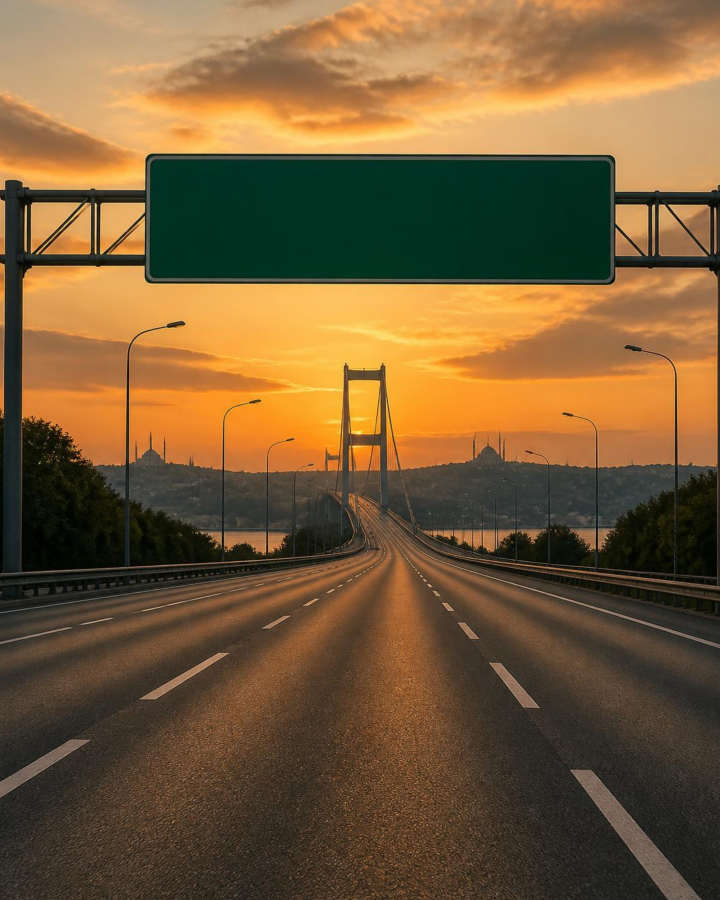
#> input picture marketing/posts/okm-sign-scene.jpg, 2160 x 2700 px (shown at 1/3 size)
$ python okm_posts.py okm-sign-scene.jpg okm-odo-scene.jpg out/okm-odometer-post.png
#> lines starting #> are read from the running program, lines starting #| are printed output that depends on the picture
### marketing/brand-kit/brand.py
"""CALL & RENT — new visual identity, shared by every ending."""
from PIL import Image, ImageDraw, ImageFont
import numpy as np, os

HERE = os.path.dirname(os.path.abspath(__file__))   # paths resolve inside the kit

W, H = 1080, 1920

# measured from the supplied logo files, pixel for pixel
ORANGE   = (244, 141, 87)     # #F48D57
LOGONAVY = ( 29,  69, 99)     # #1D4563
WHITE    = (255, 255, 255)
SOFT     = (203, 216, 228)

LOGO_WHITE = os.path.join(HERE, 'logo', 'callrent-logo-white.png')
LOGO_NAVY  = os.path.join(HERE, 'logo', 'callrent-logo-navy.png')
AR_BLACK   = 'NotoKufiArabic-Black.ttf'   # squared kufic — matches the wordmark
AR_BOLD    = 'NotoKufiArabic-ExtraBold.ttf'
LT_BOLD    = 'Oxanium-800.ttf'            # closest free match to the wordmark
LT_TEXT    = 'Oxanium-600.ttf'
LT_REG     = 'Oxanium-400.ttf'            # slogan: regular weight, not bold
CT_FONT    = 'Tajawal-Bold.ttf'           # contacts keep the original face
SLOGAN     = 'Drive Your Dreams, Discover Istanbul'

def F(name, size): return ImageFont.truetype(os.path.join(HERE, 'fonts', name), size)

_m = ImageDraw.Draw(Image.new('RGB', (10, 10)))
def w_lt(t, f):
    b = _m.textbbox((0,0), t, font=f, direction='ltr', language='en'); return b[2]-b[0]
def w_ar(t, f):
    b = _m.textbbox((0,0), t, font=f, direction='rtl', language='ar'); return b[2]-b[0]

# [11 lines left out: function navy_field, not called in this run]

def load_logo(width):
    lg = Image.open(LOGO_WHITE).convert('RGBA')
    return lg.resize((width, round(width*lg.height/lg.width)), Image.LANCZOS)

# [4 lines left out: function load_icons, not called in this run]

ROWS = [(('ig','fb'), 'callrenttr'), (('wa','ph'), '+90 555 034 22 00')]

# [7 lines left out: function spaced, not called in this run]

def draw_slogan(d, cy, size=42, track=1.0, fill=ORANGE+(255,)):
    spaced(d, SLOGAN, W//2, cy, F(LT_REG, size), fill, track)

# [9 lines left out: function draw_contacts, not called in this run]

### marketing/posts/okm_posts.py
"""CALL & RENT «عدّاد مفتوح» (unlimited km): two separate service posts, rendered at 2160x2700.

usage: python3 okm_posts.py <brand-kit dir> <tiggo cutout png> <out dir>
  1) okm-sign:     Istanbul highway, overhead sign reading OPEN km, our Tiggo 8 underneath
  2) okm-odometer: cockpit view, the instrument display reads OPEN km
Backgrounds: Canva (okm-sign-scene.jpg, okm-odo-scene.jpg).
"""
import sys, os
sys.path.insert(0, sys.argv[1])
from PIL import Image, ImageDraw, ImageFilter
import numpy as np
from brand import (ORANGE, LOGONAVY, WHITE, SOFT, F, AR_BLACK, AR_BOLD, CT_FONT, LT_BOLD, LT_TEXT,
                   LOGO_WHITE, LOGO_NAVY, load_icons, w_ar, w_lt)

HERE = os.path.dirname(os.path.abspath(__file__))
K = 2; W, H = 1080*K, 1350*K
M = 64*K; R_ = W - M
DEEP = (8, 24, 41)


def S(v): return round(v*K)


# [45 lines left out: functions shade, chrome, footer, headline, not called in this run]


def plate_logo(car):
    """Our navy logo on the Tiggo's blank plate, matched to the plate's exposure."""
    A = np.array(car.convert('RGB')).astype(np.float32)
    px0, py0, px1, py1 = 241, 468, 469, 527                 # plate box inside the cutout
    plate = tuple(int(v) for v in A[py0+4:py1-4, px0+6:px1-6].reshape(-1, 3).mean(0))
    s = 4; pl = Image.new('RGBA', ((px1-px0)*s, (py1-py0)*s), plate+(255,))
    lg = Image.open(LOGO_NAVY).convert('RGBA')
    lh = round(pl.height*0.72); lw = round(lh*lg.width/lg.height)
    if lw > pl.width*0.86: lw = round(pl.width*0.86); lh = round(lw*lg.height/lg.width)
    lgs = lg.resize((lw, lh), Image.LANCZOS); k = plate[0]/226
    r, g, b, a = lgs.split()
    lgs = Image.merge('RGBA', tuple(c.point(lambda v: int(v*k)) for c in (r, g, b)) + (a,))
    pl.alpha_composite(lgs, ((pl.width-lw)//2, (pl.height-lh)//2))
    car.alpha_composite(pl.resize((px1-px0, py1-py0), Image.LANCZOS).filter(ImageFilter.GaussianBlur(0.5)), (px0, py0))
    return car


def sign_post(cut_path, out):
#> called with cut_path = 'okm-odo-scene.jpg'
    cv = Image.open(os.path.join(HERE, 'okm-sign-scene.jpg')).convert('RGBA')
    d = ImageDraw.Draw(cv)
    # repaint the blank gantry sign: Turkish motorway green, white border, ∞ km
    x0, y0, x1, y1 = 438, 473, 1848, 846
    A = np.array(cv.convert('RGB')).astype(np.float32)
    g = tuple(int(v) for v in A[y0+60:y1-60, x0+80:x1-80].reshape(-1, 3).mean(0))
#> g = (0, 47, 31)
    sign = Image.new('RGBA', (x1-x0, y1-y0), g+(255,)); sd = ImageDraw.Draw(sign)
#> after `sign = Image.new('RGBA', (x1 - x0, y1 - y0), g + (255,))`:
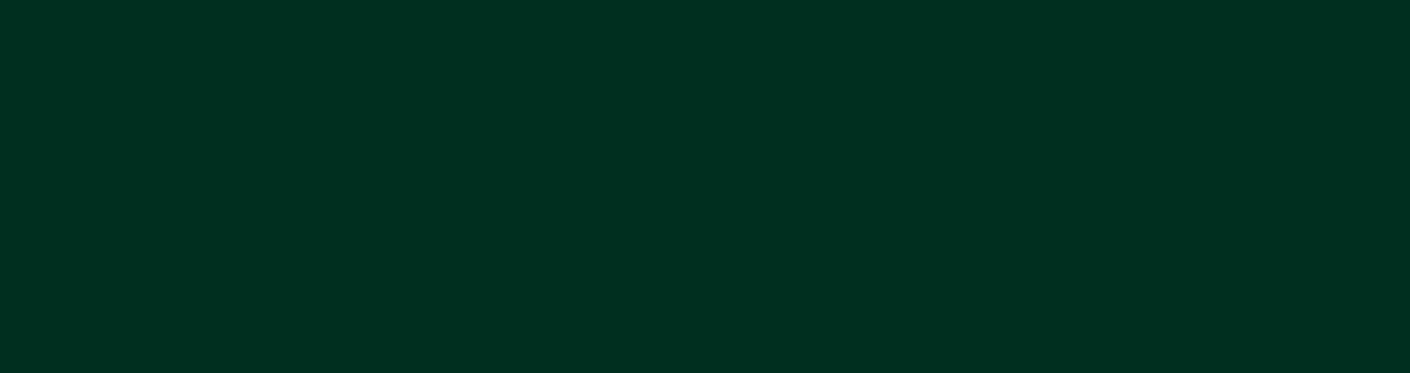
#> sign: PIL image 1410x373 RGBA; mean R, G, B, A 0, 47, 31, 255
    sd.rounded_rectangle((14, 14, x1-x0-15, y1-y0-15), radius=22, outline=(236, 240, 236, 255), width=10)
    sh = y1 - y0; cy = sh/2
    fs = F(LT_BOLD, 180); gap = 60                                       # OPEN km: one face, one size, sign white
    tw = w_lt('OPEN', fs) + gap + w_lt('km', fs); gx = (x1-x0)/2 + 70 - tw/2
    sd.text((gx, cy + 10), 'OPEN', font=fs, fill=(240, 244, 240, 255), anchor='lm')
    sd.text((gx + w_lt('OPEN', fs) + gap, cy + 10), 'km', font=fs, fill=(240, 244, 240, 255), anchor='lm')
    # arrow (straight ahead) on the left
    ax = 170; sd.polygon([(ax, cy-120), (ax-70, cy-30), (ax-24, cy-30), (ax-24, cy+120), (ax+24, cy+120), (ax+24, cy-30), (ax+70, cy-30)],
                         fill=(240, 244, 240, 255))
    # light it like the scene: warm from below-left, slight grain and softness
    ys, xs = np.mgrid[0:sh, 0:x1-x0].astype(np.float32)
    light = 0.86 + 0.18*(ys/sh)
    arr = np.array(sign).astype(np.float32); arr[..., :3] = np.clip(arr[..., :3]*light[..., None] + np.random.default_rng(2).normal(0, 2.2, arr[..., :3].shape), 0, 255)
#> after `arr = np.array(sign).astype(np.float32)`:
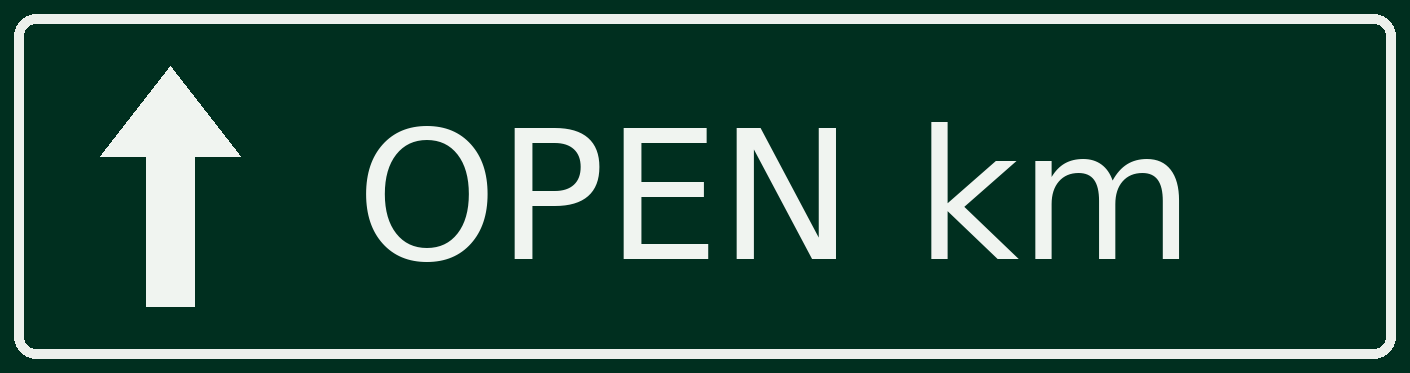
#> arr: shape (373, 1410, 4) float32; mean R, G, B, A 36.5, 77.4, 63.2, 255.9
#> after `arr[..., :3] = np.clip(arr[..., :3] * light[..., None] + np.random.def`:
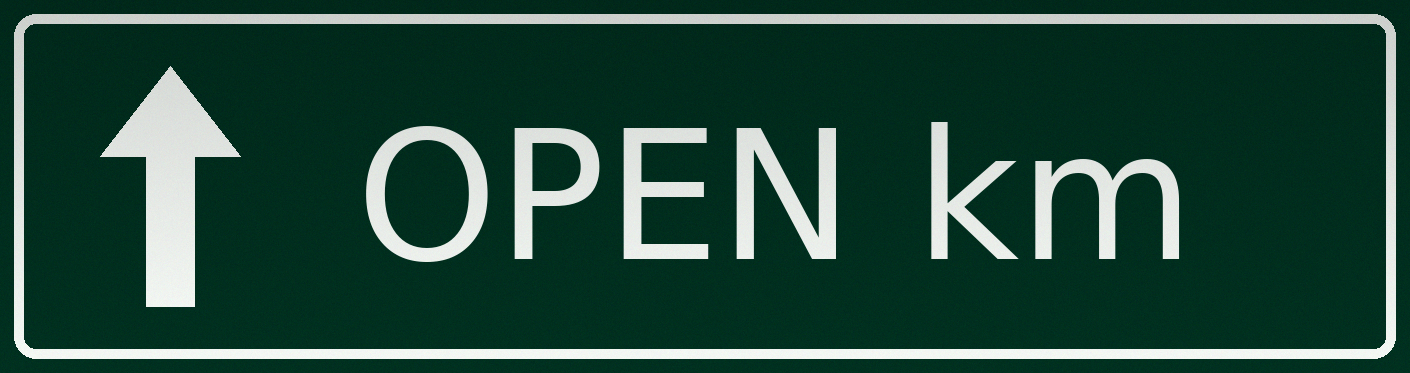
#> arr: shape (373, 1410, 4) float32; mean R, G, B, A 35.5, 73.1, 59.7, 255.9
    sign = Image.fromarray(arr.astype(np.uint8), 'RGBA').filter(ImageFilter.GaussianBlur(0.8))
    cv.alpha_composite(sign, (x0, y0))
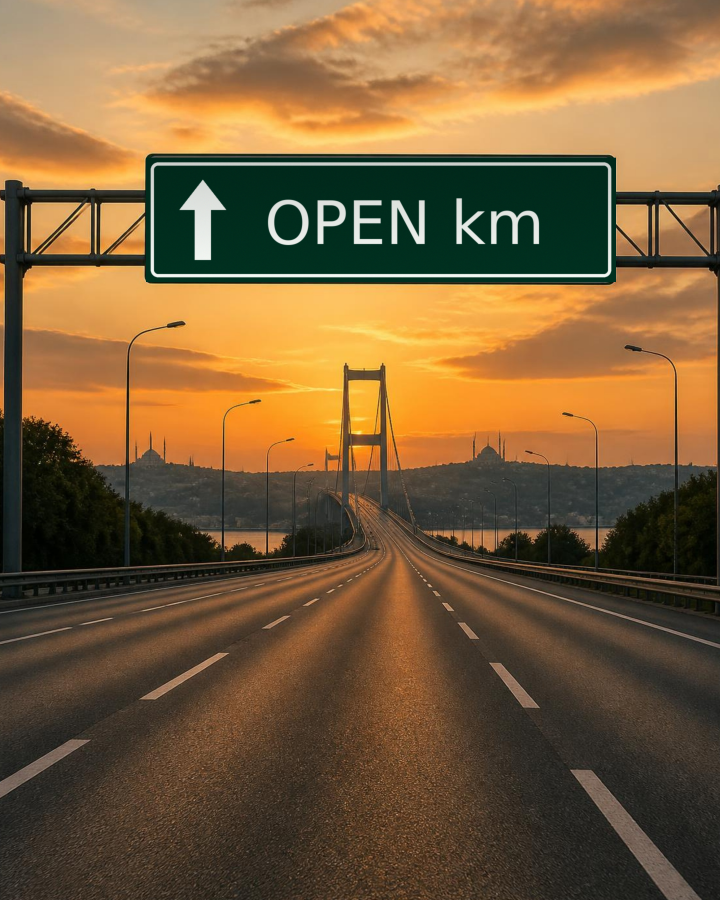
#> cv: PIL image 2160x2700 RGBA (shown at 1/3 size); mean R, G, B, A 122.7, 94.2, 58.5, 255
    # car on the road, coming toward us
    car = plate_logo(Image.open(cut_path).convert('RGBA'))
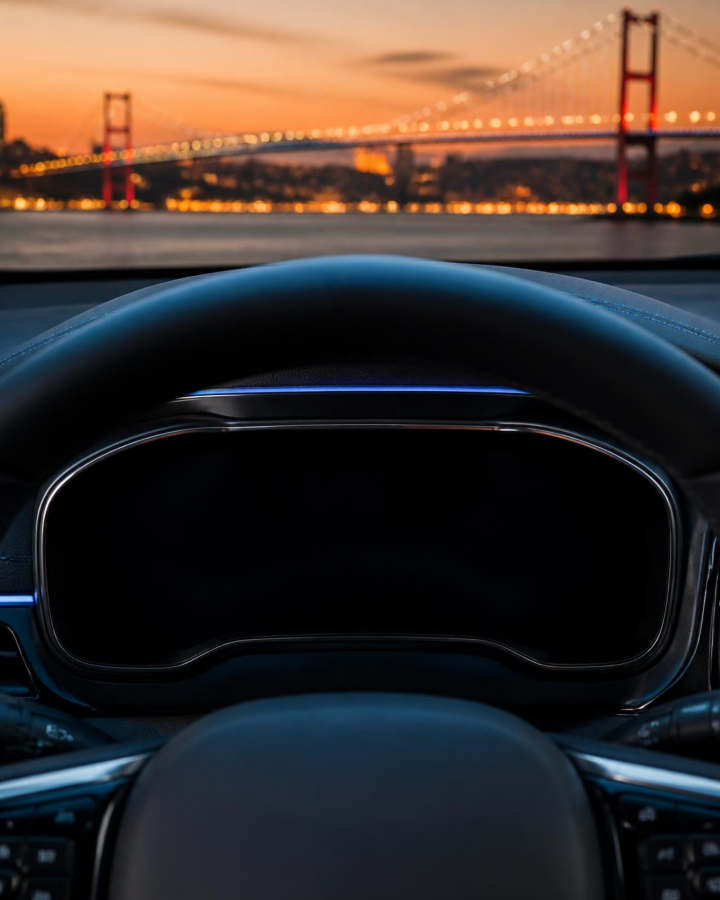
#> input picture marketing/posts/okm-odo-scene.jpg, 2160 x 2700 px (shown at 1/3 size)
#> in plate_logo, `plate = tuple(int(v) for v in A[py0+4:py1-4, px0+6:px1-6].reshape(-1, ..`: plate = (103, 59, 43)
#> in plate_logo, `pl = Image.new('RGBA', ((px1 - px0) * s, (py1 - py0) * s), plate + (25`:
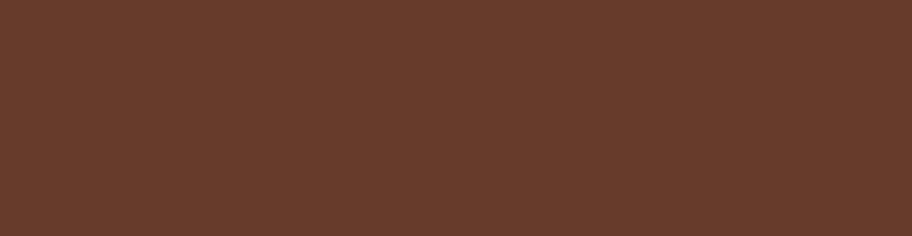
#> pl: PIL image 912x236 RGBA; mean R, G, B, A 103, 59, 43, 255
    cw = S(700); car = car.resize((cw, round(car.height*cw/car.width)), Image.LANCZOS)
    cx0 = (W - cw)//2; cy1 = S(1000); cy0 = cy1 - car.height
    shadow = Image.new('RGBA', (W, H), (0, 0, 0, 0))
    ImageDraw.Draw(shadow).ellipse((cx0 + S(10), cy1 - S(34), cx0 + cw - S(10), cy1 + S(26)), fill=(0, 0, 0, 210))
    cv.alpha_composite(shadow.filter(ImageFilter.GaussianBlur(S(16))))
    cv.alpha_composite(car, (cx0, cy0))
    shade(cv, [(lambda ys: np.clip(1 - ys/S(260), 0, 1)**1.4*0.55, DEEP), (lambda ys: np.clip((ys - S(960))/S(190), 0, 1)**1.1*0.95, DEEP)])
    chrome(cv)
    headline(cv, S(1088))
    footer(cv, S(1300))
    cv.convert('RGB').save(out, optimize=True); print(out, cv.size)


# [25 lines left out: function odometer_post, not called in this run]


if __name__ == '__main__':
    os.makedirs(sys.argv[3], exist_ok=True)
#> (the run stopped early here; a loop or call above may not have finished)
